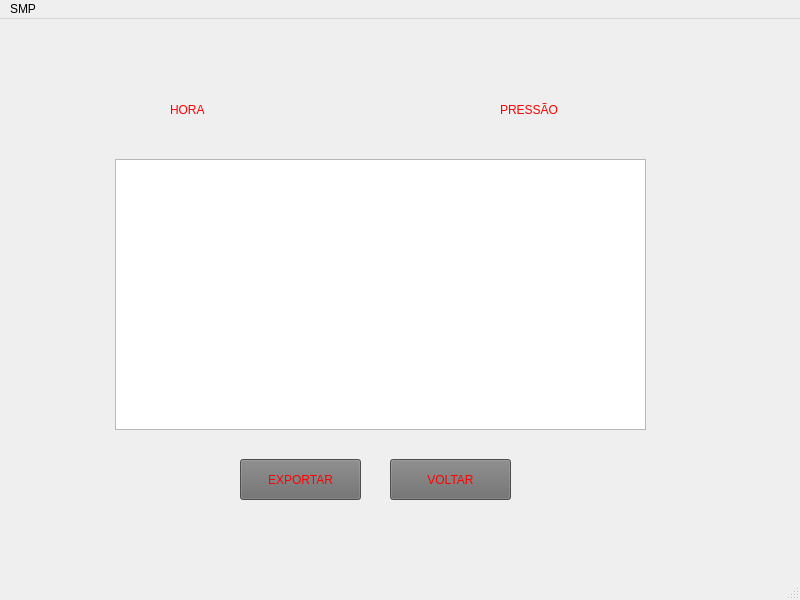
<?xml version="1.0" encoding="UTF-8"?>
<ui version="4.0">
 <class>MainWindow</class>
 <widget class="QMainWindow" name="MainWindow">
  <property name="geometry">
   <rect>
    <x>0</x>
    <y>0</y>
    <width>800</width>
    <height>600</height>
   </rect>
  </property>
  <property name="windowTitle">
   <string>MainWindow</string>
  </property>
  <property name="styleSheet">
   <string notr="true"/>
  </property>
  <widget class="QWidget" name="centralwidget">
   <widget class="QPushButton" name="pushButton">
    <property name="geometry">
     <rect>
      <x>240</x>
      <y>440</y>
      <width>121</width>
      <height>41</height>
     </rect>
    </property>
    <property name="styleSheet">
     <string notr="true">color: rgb(255, 0, 0);
background-color: rgb(108, 108, 108);
font: 75 12pt &quot;MS Shell Dlg 2&quot;;</string>
    </property>
    <property name="text">
     <string>EXPORTAR</string>
    </property>
    <attribute name="buttonGroup">
     <string notr="true">buttonGroup</string>
    </attribute>
   </widget>
   <widget class="QListView" name="listView">
    <property name="geometry">
     <rect>
      <x>115</x>
      <y>140</y>
      <width>531</width>
      <height>271</height>
     </rect>
    </property>
   </widget>
   <widget class="QPushButton" name="pushButton_2">
    <property name="geometry">
     <rect>
      <x>390</x>
      <y>440</y>
      <width>121</width>
      <height>41</height>
     </rect>
    </property>
    <property name="styleSheet">
     <string notr="true">color: rgb(255, 0, 0);
background-color: rgb(108, 108, 108);
font: 75 12pt &quot;MS Shell Dlg 2&quot;;</string>
    </property>
    <property name="text">
     <string>VOLTAR</string>
    </property>
    <attribute name="buttonGroup">
     <string notr="true">buttonGroup</string>
    </attribute>
   </widget>
   <widget class="QLabel" name="label">
    <property name="geometry">
     <rect>
      <x>170</x>
      <y>70</y>
      <width>141</width>
      <height>41</height>
     </rect>
    </property>
    <property name="styleSheet">
     <string notr="true">font: 75 14pt &quot;MS Shell Dlg 2&quot;;
color: rgb(255, 0, 0);</string>
    </property>
    <property name="text">
     <string>HORA</string>
    </property>
   </widget>
   <widget class="QLabel" name="label_2">
    <property name="geometry">
     <rect>
      <x>500</x>
      <y>70</y>
      <width>141</width>
      <height>41</height>
     </rect>
    </property>
    <property name="styleSheet">
     <string notr="true">font: 75 14pt &quot;MS Shell Dlg 2&quot;;
color: rgb(255, 0, 0);</string>
    </property>
    <property name="text">
     <string>PRESSÃO</string>
    </property>
   </widget>
   <widget class="QLabel" name="label_3">
    <property name="geometry">
     <rect>
      <x>30</x>
      <y>480</y>
      <width>181</width>
      <height>61</height>
     </rect>
    </property>
    <property name="text">
     <string/>
    </property>
    <property name="pixmap">
     <pixmap>logo_ada.png</pixmap>
    </property>
    <property name="scaledContents">
     <bool>true</bool>
    </property>
   </widget>
  </widget>
  <widget class="QMenuBar" name="menubar">
   <property name="geometry">
    <rect>
     <x>0</x>
     <y>0</y>
     <width>800</width>
     <height>26</height>
    </rect>
   </property>
   <widget class="QMenu" name="menuSMP">
    <property name="title">
     <string>SMP</string>
    </property>
   </widget>
   <addaction name="menuSMP"/>
  </widget>
  <widget class="QStatusBar" name="statusbar"/>
 </widget>
 <resources/>
 <connections/>
 <buttongroups>
  <buttongroup name="buttonGroup"/>
 </buttongroups>
</ui>
